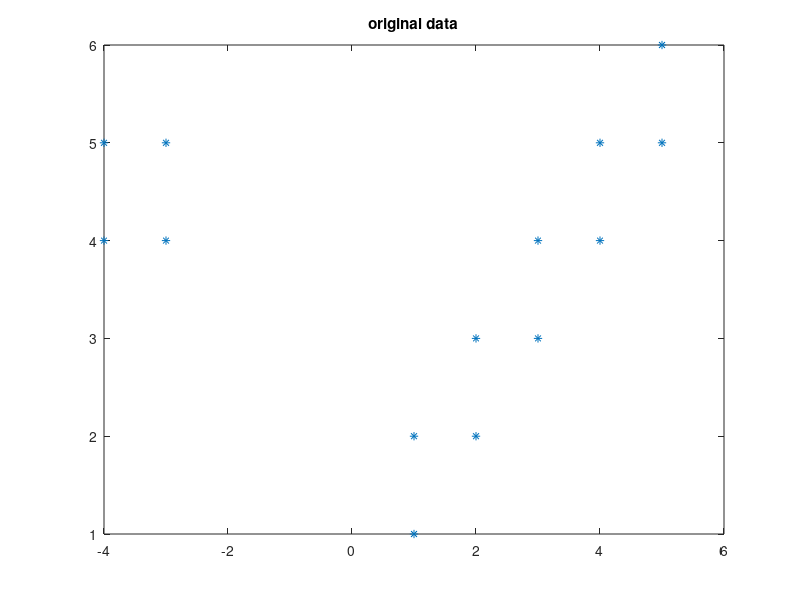

Reproduce this figure in MATLAB. (Note: this script raises an error after producing the figure.)
x1=[1 1 2 2 3 3 4 4 5 5 -4 -3  -4  -3;
    1 2 2 3 3 4 4 5 5 6  5  5  4  4 ];
theta=sqrt(2);
q=14;
order1=[1 2 3 4 5 6 7 8 9 10 11 12 13 14];
order2=[1 10 2 3 4 11 12 5 6 7 13 8 14 9];
order3=[1 10 5 2 3 11 12 4 6 7 13 14 8 9];
figure;
plot(x1(1,:),x1(2,:),'*');
title('original data');
[bel1,m1]=BSAS(x1,theta,q,order1);
[bel2,m2]=MBSAS(x1,theta,q,order1);
[bel3,m3]=BSAS(x1,theta,q,order2);
[bel4,m4]=MBSAS(x1,theta,q,order2);
[bel5,m5]=BSAS(x1,theta,q,order3);
[bel6,m6]=MBSAS(x1,theta,q,order3);
ClusterNumber1=max(bel1);
ClusterNumber2=max(bel2);
ClusterNumber3=max(bel3);
ClusterNumber4=max(bel4);
ClusterNumber5=max(bel5);
ClusterNumber6=max(bel6);
Color = 'bgrcmyk';
%Create a color vector so that it will mark with different color
figure;
subplot(3,2,1);
for i=1:ClusterNumber1
    plot(x1(1,bel1==i),x1(2,bel1==i),[Color(i) '.']);
    hold on;
    plot(m1(1,i),m1(2,i),'o','MarkerEdgeColor','k','MarkerFaceColor',Color(i),'MarkerSize',10)
end
title('BSAS  in order1');
subplot(3,2,2);
for i=1:ClusterNumber2
    plot(x1(1,bel2==i),x1(2,bel2==i),[Color(i) '.']);
    hold on;
    plot(m2(1,i),m2(2,i),'o','MarkerEdgeColor','k','MarkerFaceColor',Color(i),'MarkerSize',10)
end
title('MBSAS  in order1');
subplot(3,2,3);
for i=1:ClusterNumber3
    plot(x1(1,bel3==i),x1(2,bel3==i),[Color(i) '.']);
    hold on;
    plot(m3(1,i),m3(2,i),'o','MarkerEdgeColor','k','MarkerFaceColor',Color(i),'MarkerSize',10)
end
title('BSAS  in order2');
subplot(3,2,4);
for i=1:ClusterNumber4
    plot(x1(1,bel4==i),x1(2,bel4==i),[Color(i) '.']);
    hold on;
    plot(m4(1,i),m4(2,i),'o','MarkerEdgeColor','k','MarkerFaceColor',Color(i),'MarkerSize',10)
end
title('MBSAS  in order2');
subplot(3,2,5);
for i=1:ClusterNumber5
    plot(x1(1,bel5==i),x1(2,bel5==i),[Color(i) '.']);
    hold on;
    plot(m5(1,i),m5(2,i),'o','MarkerEdgeColor','k','MarkerFaceColor',Color(i),'MarkerSize',10)
end
title('BSAS  in order3');
subplot(3,2,6);
for i=1:ClusterNumber6
    plot(x1(1,bel6==i),x1(2,bel6==i),[Color(i) '.']);
    hold on;
    plot(m6(1,i),m6(2,i),'o','MarkerEdgeColor','k','MarkerFaceColor',Color(i),'MarkerSize',10)
end
title('MBSAS  in order3');